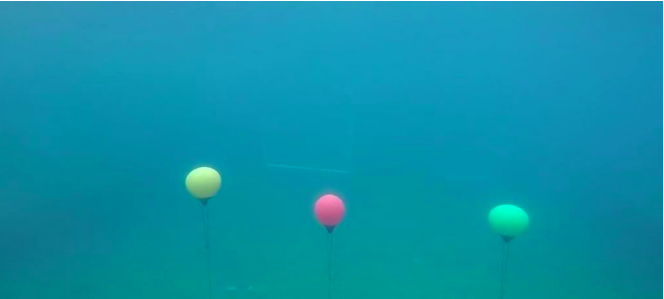
#> input picture task 1.jpg, 664 x 299 px, given in place of task 1.png, which was not available
$ python AUV.py
#> lines starting #> are read from the running program, lines starting #| are printed output that depends on the picture; after the words box and inside, x2 and y2 are one past the last pixel; in counts of white or black regions, pixels touching at a corner belong together; pictures that were not available may be replaced by others from this repository, and a replacement may not be noted
import cv2 as cv
import numpy as np

lower_blue = np.array([100,60,100])
upper_blue = np.array([180,255,255])
lower_green = np.array([50, 20,90])
upper_green = np.array([80, 255, 255])
lower_red = np.array([60, 140,200])
upper_red = np.array([180, 255, 255])
while(1):
    frame = cv.imread('/home/bhavya/Pictures/task 1.png')
#> frame is the input picture: shape (299, 664, 3); mean B, G, R 168.7, 145.3, 12
    image = cv.cvtColor(frame, cv.COLOR_BGR2HSV)
#> image: shape (299, 664, 3); mean H, S, V 94.1, 239.1, 169.5

    blue_mask = cv.inRange(image, lower_blue, upper_blue)
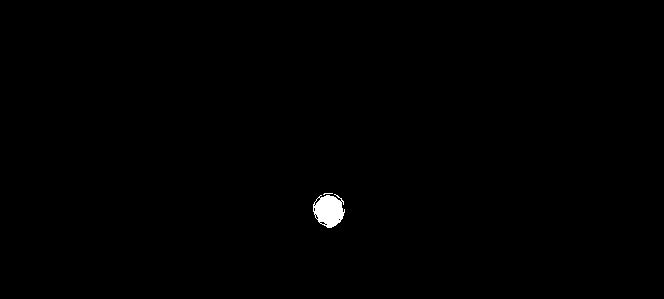
#> blue_mask: shape (299, 664); 0.39% white; 2 white regions (1 under 20 px), largest, box (x1, y1, x2, y2) and area: (313, 194, 345, 228) 759
    green_mask = cv.inRange(image, lower_green, upper_green)
#> green_mask: shape (299, 664); 0.4% white; 1 white region, box (x1, y1, x2, y2) and area: (185, 167, 220, 197) 795
    red_mask = cv.inRange(image, lower_red, upper_red)
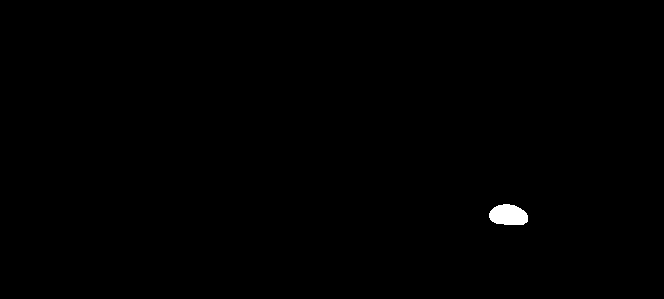
#> red_mask: shape (299, 664); 0.33% white; 1 white region

    contours, hierarchy = cv.findContours(blue_mask, cv.RETR_TREE, cv.CHAIN_APPROX_SIMPLE)
#> contours = 11 contours, 9 with area under 20; largest, box (x1, y1, x2, y2) and area: (313, 194, 345, 228) 730, (314, 197, 321, 206) 20

    for pic, contour in enumerate(contours):
        area = cv.contourArea(contour)
        if(area > 300):
            x, y, a, b = cv.boundingRect(contour)
            frame = cv.rectangle(frame, (x, y), (x + a, y + b), (180, 0, 0), 2)
            M = cv.moments(contour)
            cx = int(M["m10"] / M["m00"])
            cy = int(M["m01"] / M["m00"])
            cv.circle(image, (cx, cy), 6, (0, 255, 0), 5)
            cv.putText(frame, "blue color", (x, y), cv.FONT_HERSHEY_SIMPLEX, 1.0,(180, 0, 0))
#> this loop made 11 passes
#> (area, x, y, a, b, cx, cy) on pass 1: (730, 313, 194, 32, 34, 328, 210)
#> area on pass 10: 20.5
#> pass 1, `frame = cv.rectangle(frame, (x, y), (x + a, y + b), (180, 0, 0), 2)`:
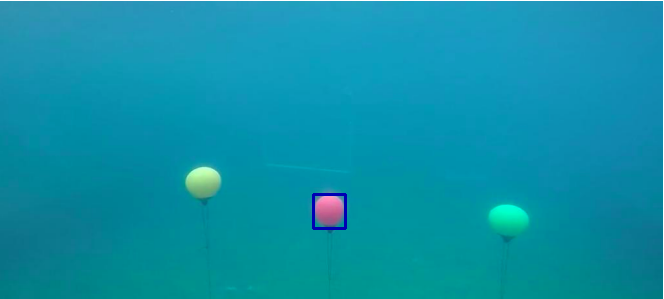
#> frame: shape (299, 664, 3); 0.2% of pixels changed, all inside (x1, y1, x2, y2) = (312, 193, 347, 230)
#> after the loop:
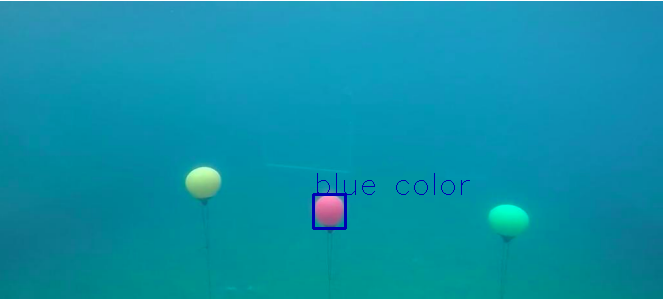
#> frame: shape (299, 664, 3); 0.15% of pixels changed, all inside (x1, y1, x2, y2) = (317, 173, 470, 195)
#> after the loop: image: shape (299, 664, 3); mean H, S, V 93.9, 239.2, 169.2

    contours, hierarchy = cv.findContours(green_mask, cv.RETR_TREE, cv.CHAIN_APPROX_SIMPLE)
#> contours = 1 contour; box (x1, y1, x2, y2) and area: (185, 167, 220, 197) 750

    for pic, contour in enumerate(contours):
        area = cv.contourArea(contour)
        if(area > 300):
            x, y, a, b = cv.boundingRect(contour)
            frame = cv.rectangle(frame, (x, y), (x + a, y + b), (0, 255, 0), 2)
            cv.putText(frame, "green color", (x, y), cv.FONT_HERSHEY_SIMPLEX, 1.0,(0, 255, 0))
#> this loop made 1 pass
#> (pic, area, x, y, a, b) on pass 1: (0, 750, 185, 167, 35, 30)
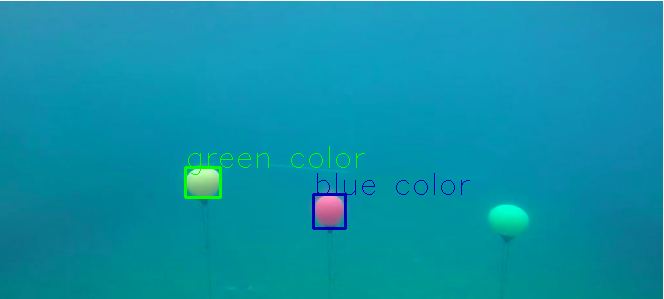
#> frame: shape (299, 664, 3); mean B, G, R 168.2, 145.2, 11.9

    contours, hierarchy = cv.findContours(red_mask, cv.RETR_TREE, cv.CHAIN_APPROX_SIMPLE)
#> contours = 1 contour; box (x1, y1, x2, y2) and area: (489, 204, 528, 225) 610

    for pic, contour in enumerate(contours):
        area = cv.contourArea(contour)
        if(area > 300):
            x, y, a, b = cv.boundingRect(contour)
            frame = cv.rectangle(frame, (x, y), (x + a, y + b), (0, 0, 255), 2)
            cv.putText(frame, "red color", (x, y), cv.FONT_HERSHEY_SIMPLEX, 1.0,(0, 0, 255))
#> this loop made 1 pass
#> (pic, area, x, y, a, b) on pass 1: (0, 610.5, 489, 204, 39, 21)
#> pass 1, `frame = cv.rectangle(frame, (x, y), (x + a, y + b), (0, 0, 255), 2)`:
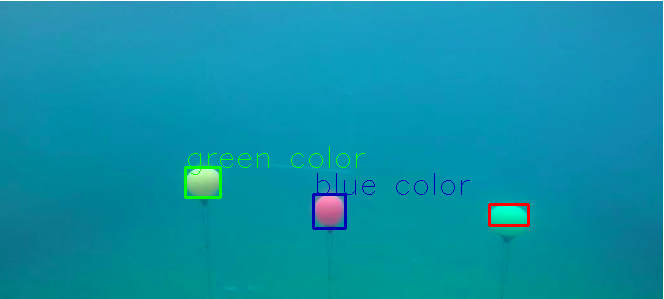
#> frame: shape (299, 664, 3); 0.18% of pixels changed, all inside (x1, y1, x2, y2) = (488, 203, 530, 227)
#> after the loop:
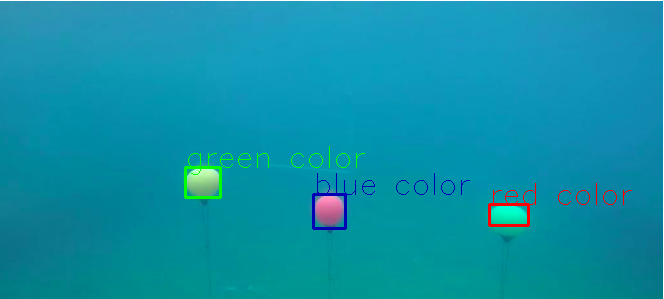
#> frame: shape (299, 664, 3); 0.13% of pixels changed, all inside (x1, y1, x2, y2) = (493, 183, 632, 205)


    cv.imshow("normal image", frame)

    if cv.waitKey(1) & 0xFF == ord('q'):
#> (key q is pressed here)
        break

cv.destroyAllWindows()
